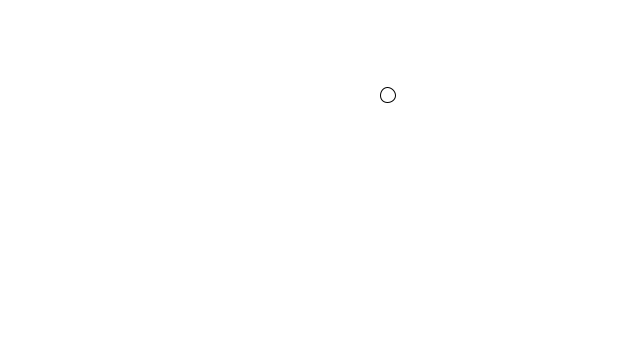
Frame 1 (no input)
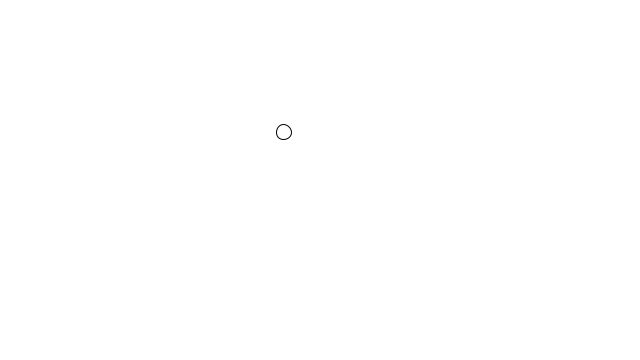
Frame 60 (the mouse pressed at the canvas centre just before this capture)
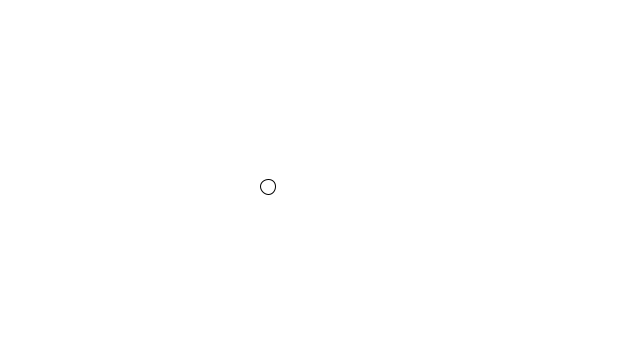
Frame 120 (the mouse held since frame 60 and released just before this capture)

The Processing sketch that drew these frames (run headless with seeded random() and noise(); from frame 60 on, the mouse is pressed at the canvas centre):

// Processing sketch: randomWalkPerlin
// ── randomWalkPerlin.pde
class Walker {
  float x, y;
  float tx, ty;

  Walker() {
    tx = 0;
    ty = 1000;
  }

  void display(){
    background(255);
    ellipse(x, y, 15, 15);
  }

  void step(){
    x = map(noise(tx), 0, 1, 0, width);
    y = map(noise(ty), 0, 1, 0, height);
    tx += 0.007;
    ty += 0.005;
    }
}

Walker w;

void setup(){
  size(640, 360);
  w = new Walker();
  background(255);
}

void draw(){
  w.step();
  w.display();
}
